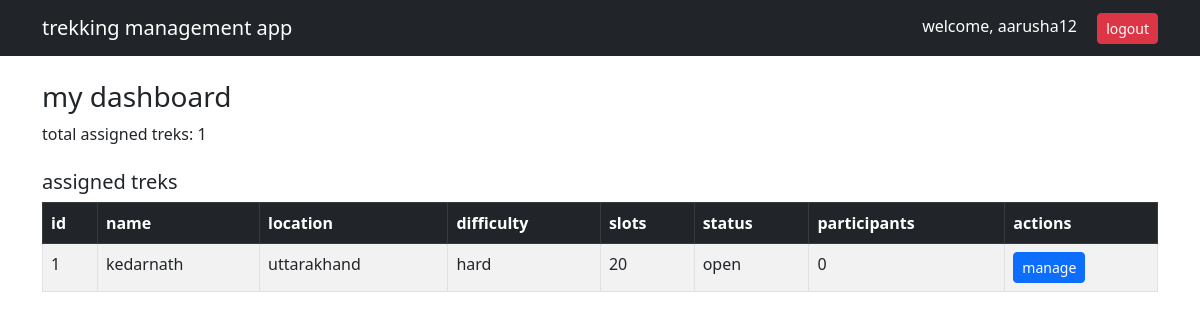
The page /staff/dashboard (signed in) on the database as committed earlier.
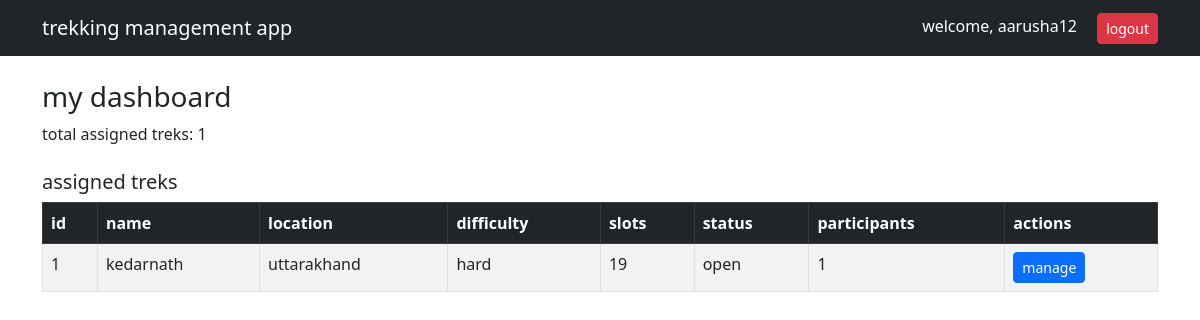
The same page on the database as committed later.
### database.py (models this page shows)
class Trek(db.Model):
    __tablename__ = 'trek'
    id = db.Column(db.Integer, primary_key=True)
    name = db.Column(db.String(120), nullable=False)
    location = db.Column(db.String(120), nullable=False)
    difficulty = db.Column(db.String(20), nullable=False)
    duration = db.Column(db.Integer, nullable=False)
    available_slots = db.Column(db.Integer, nullable=False)
    status = db.Column(db.String(20), default='pending')
    start_date = db.Column(db.DateTime, nullable=True)
    end_date = db.Column(db.DateTime, nullable=True)
    assigned_staff_id = db.Column(db.Integer, db.ForeignKey('staff.id'), nullable=True)
    bookings = db.relationship('Booking', backref='trek', lazy=True)

### app.py (the view)
@app.route('/staff/dashboard')
def staff_dashboard():
    if session.get('role') != 'staff':
        return redirect(url_for('login'))
    treks = Trek.query.filter_by(assigned_staff_id=session['user_id']).all()
    return render_template('staff/dashboard.html', treks=treks)

### templates/staff/dashboard.html (shortened to what this page needs)
<!DOCTYPE html>
<html lang="en">
<head>
    <link href="https://cdn.jsdelivr.net/npm/bootstrap@5.3.0-alpha1/dist/css/bootstrap.min.css" rel="stylesheet">
</head>
<body>
<nav class="navbar navbar-dark bg-dark">
    <div class="container">
        <a class="navbar-brand">trekking management app</a>
        <div>
            <span class="text-white me-3">welcome, {{ session['name'] }}</span>
            <a href="/logout" class="btn btn-danger btn-sm">logout</a>
        </div>
    </div>
</nav>
<div class="container mt-4">
    <h3>my dashboard</h3>
    <p>total assigned treks: {{ treks|length }}</p>
    <h5 class="mt-4">assigned treks</h5>
    <table class="table table-bordered table-striped">
        <thead class="table-dark">
            <tr>
                <th>id</th>
                <th>name</th>
                <th>location</th>
                <th>difficulty</th>
                <th>slots</th>
                <th>status</th>
                <th>participants</th>
                <th>actions</th>
            </tr>
        </thead>
        <tbody>
            {% for trek in treks %}
            <tr>
                <td>{{ trek.id }}</td>
                <td>{{ trek.name }}</td>
                <td>{{ trek.location }}</td>
                <td>{{ trek.difficulty }}</td>
                <td>{{ trek.available_slots }}</td>
                <td>{{ trek.status }}</td>
                <td>{{ trek.bookings|length }}</td>
                <td>
                    <a href="/staff/trek/{{ trek.id }}" class="btn btn-sm btn-primary">manage</a>
                </td>
            </tr>
            {% else %}
            <tr>
                <td colspan="8" class="text-center">no treks assigned yet</td>
            </tr>
            {% endfor %}
        </tbody>
    </table>
</div>
</body>
</html>

Rows that differ between the two databases and show on the page:
changed Trek "kedarnath": available_slots "20" → "19"; bookings|length "0" → "1"
